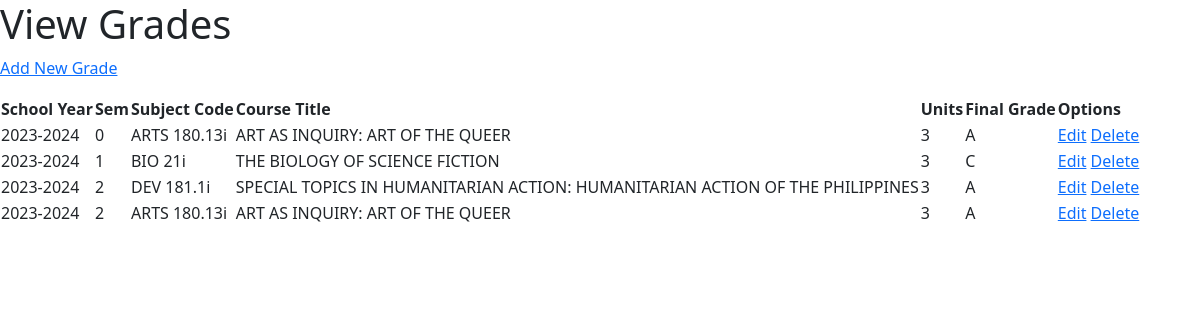
/dashboard/grades/, run on an earlier commit of the app's database.
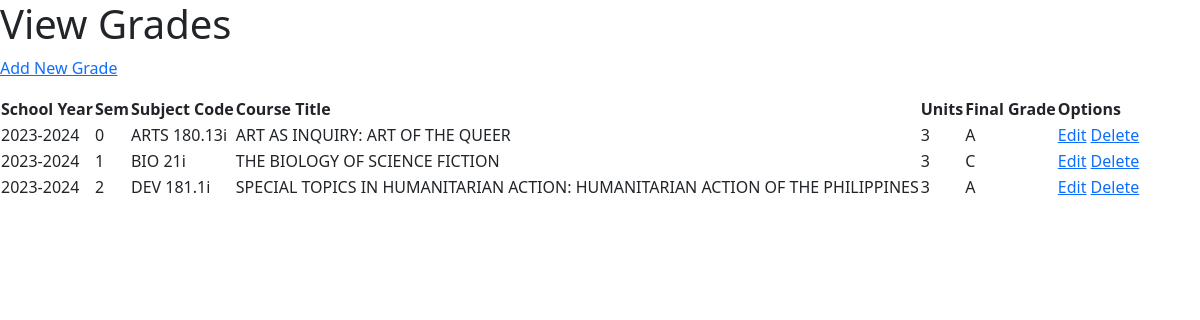
And on a later commit of the database.
### dashboard/models.py (models this page shows, shortened)
class Grade(models.Model):
    semester = models.ForeignKey(
        SchoolYear, on_delete=models.CASCADE, default='')
    subject = models.ForeignKey(
        Subject, on_delete=models.CASCADE, default='')
    GRADE_CHOICES = (
        ("A", "A"),
        ("B+", "B+"),
        ("B", "B"),
        ("C+", "C+"),
        ("C", "C"),
        ("D", "D"),
        ("F", "F"),
        ("S", "S"),
        ("WP", "WP"),
    )
    grade = models.CharField(max_length=2, choices=GRADE_CHOICES, default='A')
    class Meta:
        constraints = [models.UniqueConstraint(
            fields=['semester', 'subject'],
            name='sem_and_sub__uniq')]
        ordering = ['-semester', 'grade']

### schedo/models.py (models this page shows, shortened)
class SchoolYear(models.Model):
    school_year = models.CharField(max_length=150)
    SEMESTER_CHOICES = (
        ("0", "Intersession"),
        ("1", "First Semester"),
        ("2", "Second Semester"),
    )
    semester = models.CharField(max_length=20,
                                choices=SEMESTER_CHOICES,
                                default='0')
    class Meta:
        constraints = [models.UniqueConstraint(
            fields=['school_year', 'semester'],
            name='sy_and_sem_uniq')]
        ordering = ['-school_year', '-semester']

class Subject(models.Model):  # Subject is equivalent to course
    department = models.ForeignKey(
        Department, on_delete=models.CASCADE, default='')
    subject_code = models.CharField(primary_key=True, max_length=20)
    course_title = models.CharField(max_length=150)
    units = models.IntegerField(default=0,
                                validators=[MaxValueValidator(6),
                                            MinValueValidator(0)])
    class Meta:
        constraints = [models.UniqueConstraint(
            fields=['subject_code', 'course_title', 'units'],
            name='subj_uniq')]
        ordering = ['department', 'subject_code']

### dashboard/views.py (the view)
# urls.py: path('grades/', GradeListView.as_view(), name='grades-list'),
class GradeListView(ListView):
    model = Grade
    template_name = 'dashboard/view_grades.html'

### dashboard/templates/dashboard/view_grades.html (shortened to what this page needs)
{% extends 'base.html' %}
{% load static %}
{% block header %}
<h1>View Grades</h1>
{% endblock %}
{% block content %}
<p><a href="{% url 'dashboard:grade-create' %}">Add New Grade</a></p>
<table>
    <tr>
        <th>School Year</th>
        <th>Sem</th>
        <th>Subject Code</th>
        <th>Course Title</th>
        <th>Units</th>
        <th>Final Grade</th>
        <th>Options</th>
    </tr>
    {% for object in object_list %}
    <tr>
        <td>{{ object.semester.school_year }}</td>
        <td>{{ object.semester.semester }}</td>
        <td>{{ object.subject.subject_code }}</td>
        <td>{{ object.subject.course_title }}</td>
        <td>{{ object.subject.units }}</td>
        <td>{{ object.grade }}</td>
        <td>
            <a href="{% url 'dashboard:grade-update' object.pk %}">Edit</a>
            <a href="{% url 'dashboard:grade-delete' object.pk %}">Delete</a>
        </td>
    </tr>
    {% endfor %}
</table>
{% endblock %}

### templates/base.html (shortened to what this page needs)
{% load static %}
<!DOCTYPE html>
<html lang="en">
<head>
    <link href="https://cdn.jsdelivr.net/npm/bootstrap@5.3.3/dist/css/bootstrap.min.css" rel="stylesheet">
    <link rel="stylesheet" href="{% static 'style.css' %}">
</head>
    <div id="header">
        {% block header %}{% endblock %}
    </div>
    <div id="main">
        {% block content %}{% endblock %}
    </div>
</html>

What changed in the data, as far as the page shows it:
removed Grade: semester.school_year "2023-2024", semester.semester "2", subject.subject_code "ARTS 180.13i", subject.course_title "ART AS INQUIRY: ART OF THE QUEER", subject.units "3", grade "A"
